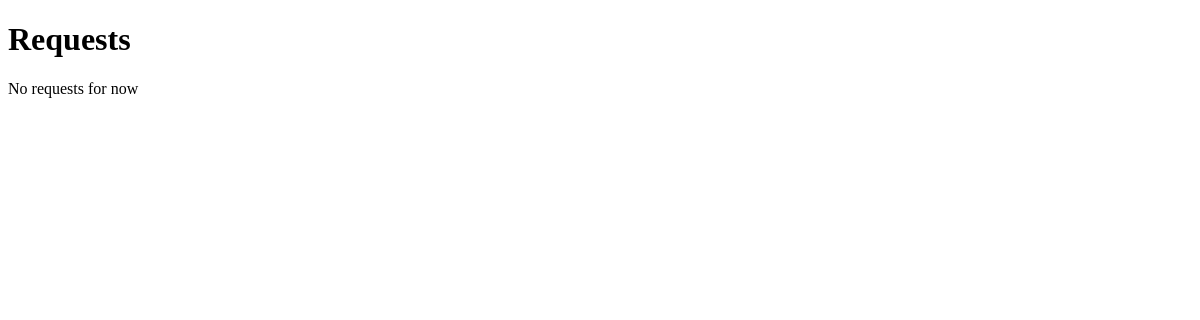
The page /requests on the database as committed earlier.
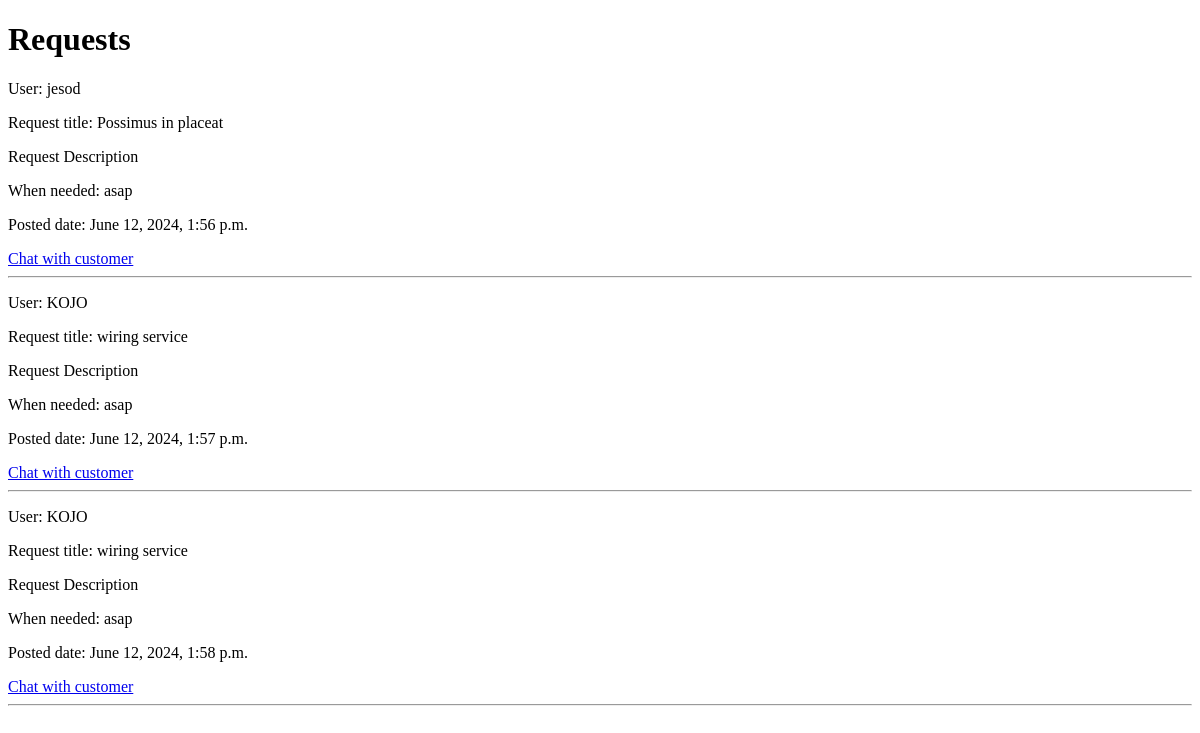
The same page on the database as committed later.
### ojm_core/models.py (models this page shows, shortened)
class Request(models.Model):
    user = models.ForeignKey(User, on_delete=models.CASCADE)
    query = models.CharField(max_length=255)
    service_description = models.TextField()
    additional_files = models.FileField(upload_to='additional_files/', blank=True, null=True)
    job_start = models.CharField(max_length=20, blank=True, null=True)
    start_date = models.DateField(blank=True, null=True)
    created_at = models.DateTimeField(auto_now_add=True)

### userauth/models.py (models this page shows)
class User(AbstractUser):
    email = models.EmailField(unique=True)
    first_name = models.CharField(max_length=150, blank=True)
    last_name = models.CharField(max_length=150, blank=True)
    phone_number = models.CharField(max_length=25, blank=True)
    whatsapp_number = models.CharField(max_length=25, blank=True)
    USERNAME_FIELD = 'email'
    REQUIRED_FIELDS = ['username']
    def __str__(self):
        return self.username

### ojm_core/views.py (the view)
# urls.py: path('requests', views.all_requests, name="requests"),
def all_requests(request):
    requests = Request.objects.all()
    context = {
        'requests':requests
    }
    return render(request, 'request.html', context)

### templates/request.html (shortened to what this page needs)
<!DOCTYPE html>
<html lang="en">
<head>
</head>
<body>
    <h1>Requests</h1>
    {% if requests %}
    {%for r in requests%}
        <p>User: {{ r.user }}</p>
        <p>Request title: {{ r.query }}</p>
        <p>Request Description {{ r.description }}</p>
        <p>When needed: {{ r.job_start }}</p>
        <p>Posted date: {{ r.created_at }}</p>
        <a href="{%url 'chatapp:chat' r.user.username%}">Chat with customer</a>
        <hr>
    {%endfor%}
    {% else %}
        <p>No requests for now</p>
    {% endif %}
</body>
</html>

Rows that differ between the two databases and show on the page:
added Request: user "jesod", query "Possimus in placeat", job_start "asap", created_at "June 12, 2024, 1:56 p.m."
added Request: user "KOJO", query "wiring service", job_start "asap", created_at "June 12, 2024, 1:57 p.m."
added Request: user "KOJO", query "wiring service", job_start "asap", created_at "June 12, 2024, 1:58 p.m."
Other text that changed with them:
text no longer shown: "No requests for now"
